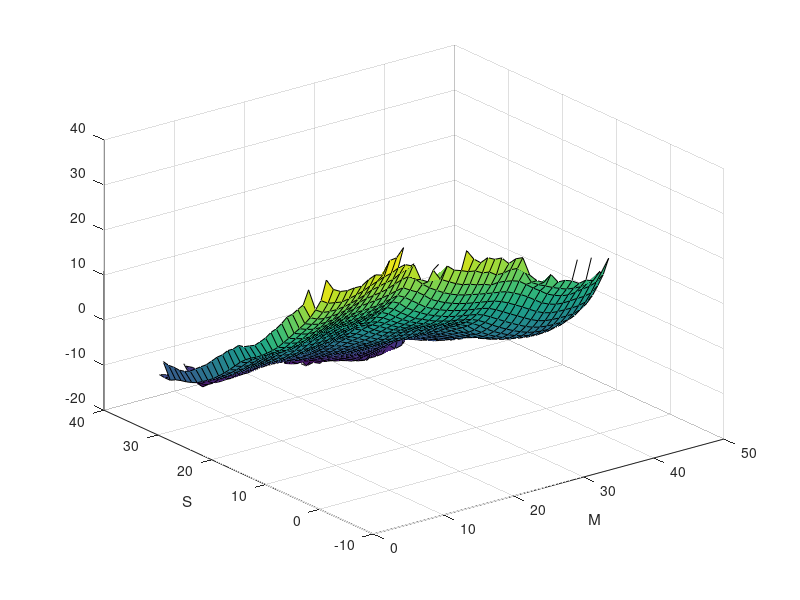
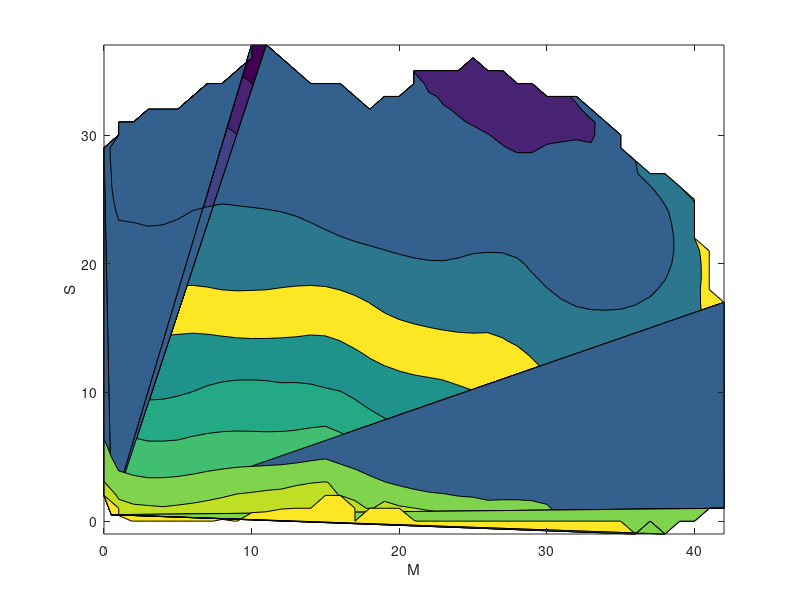

Here is the MATLAB script that generated these plots, in order:
close all
clear all
M=linspace(0,42,43);
S=linspace(-1,37,39);
G=load('free_energy.dat');
surf(M,S,G');xlabel('M');ylabel('S');
figure
contourf(M,S,G');xlabel('M');ylabel('S');
